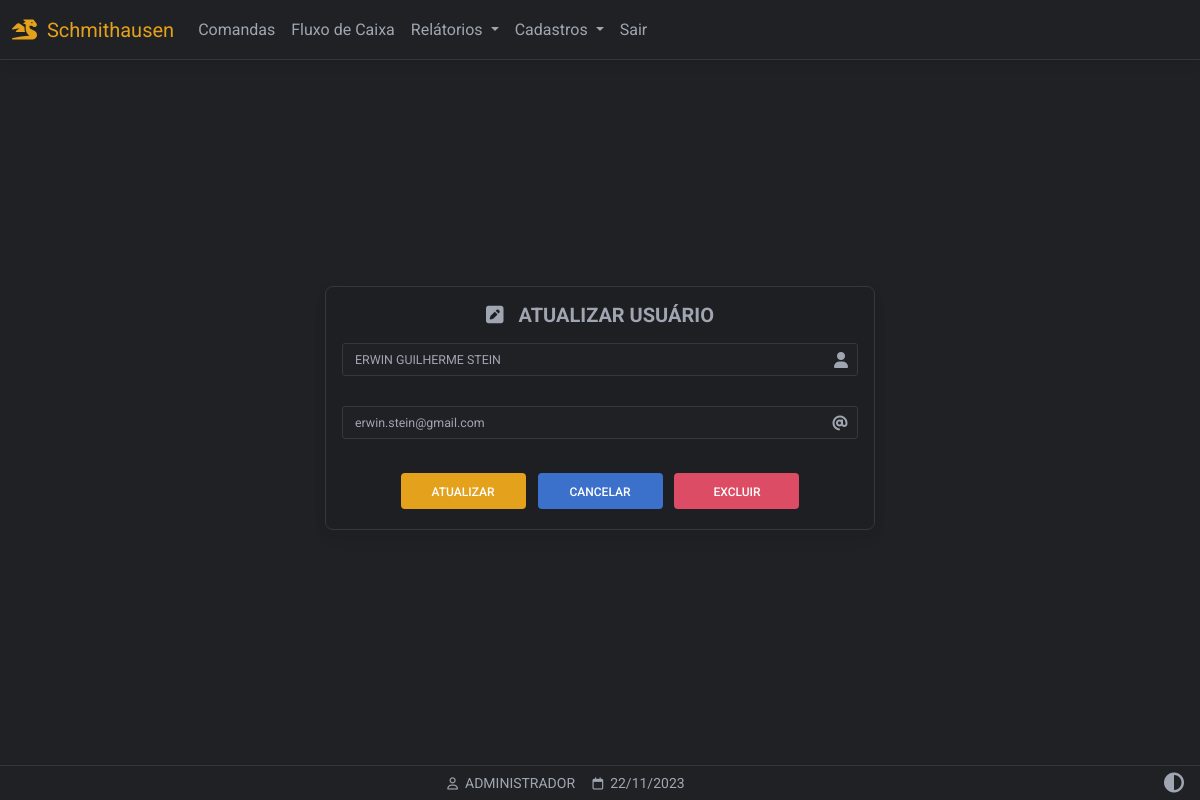
Before: /usuarios_atualizar/2 (signed in) with the older database file.
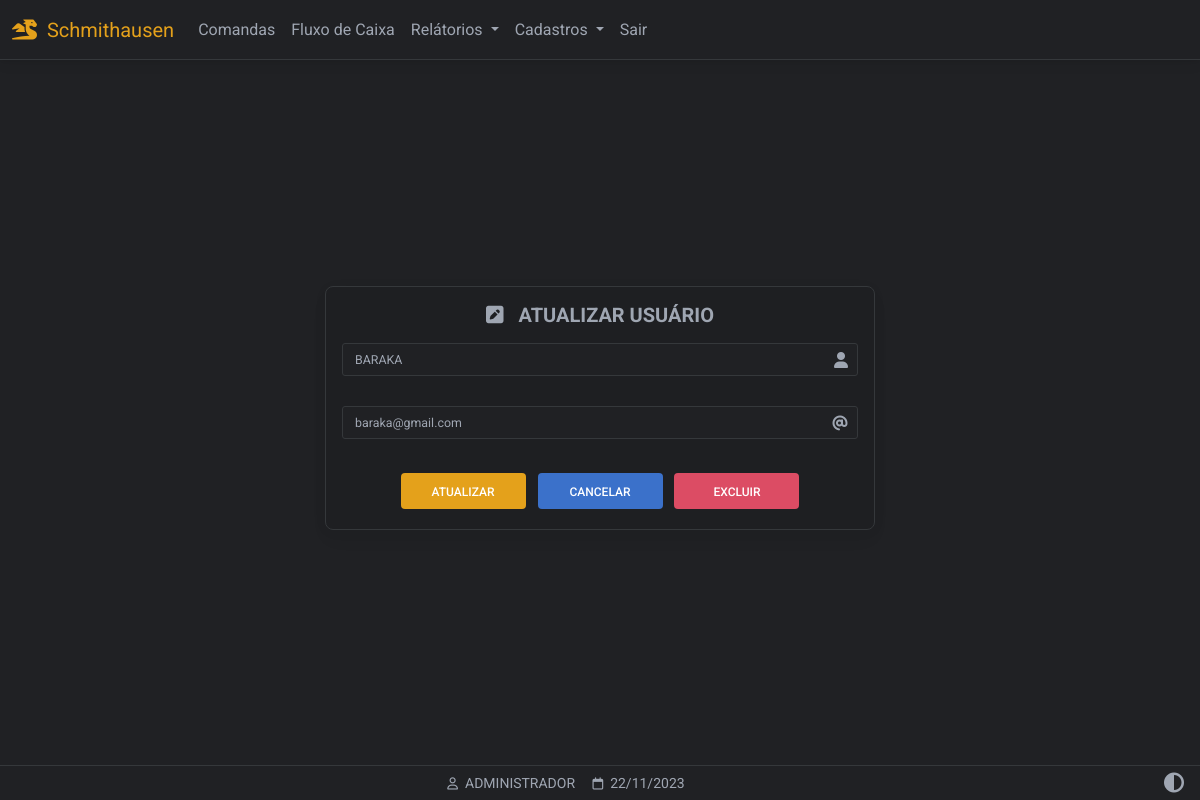
After: the same page with the newer database file.
### website/models.py (models this page shows)
class User(db.Model, UserMixin):
    id = db.Column(db.Integer, primary_key=True)
    email = db.Column(db.String(150), unique=True)
    password = db.Column(db.String(150))
    first_name = db.Column(db.String(150))
    user = db.relationship('Produto',backref='produto')

### website/routes/view_usuarios.py (the view, shortened to what this page needs)
@view_usuarios.route('/usuarios_atualizar/<int:id>', methods=['GET','POST'])
@login_required
def atualizarUsuarios(id):
    form = CadastroUsuario()
    get_users = User.query.get(id)
    if request.method == 'GET':
        if id != 1:
            return render_template('usuarios_atualizar.html',
                user=current_user,
                data=data,
                form=form,
                u=get_users
                )
        else:
            flash('NÃO PODE SER EDITADO!')
            return redirect(url_for('view_usuarios.usuarios'))

### website/forms/forms_usuarios.py
class CadastroUsuario(FlaskForm):
	nome = StringField(
		'Nome',
		validators= [
		DataRequired(message=("Este campo é obrigatório!")),
		Length(min=4, message=("Pelo menos 4 caracteres!"))
		])
	email = EmailField(
		'Email',
		validators = [
		DataRequired(message=('Este campo é obrigatório!')),
		Email(message=('Digite um email válido!')),
		])
	senha = StringField(
		'Senha',
		widget=PasswordInput(hide_value=False),
		validators = [
		DataRequired(message=('Este campo é obrigatório!')),
		Length(min=6, message=('Pelo menos 6 caracteres!')),
		EqualTo('confirmar', message=("Senhas não conferem!"))
		])
	confirmar = StringField(
		'Senha (Confirmar)',
		widget=PasswordInput(hide_value=False),
		validators = [
		DataRequired(message=('Este campo é obrigatório!')),
		Length(min=6, message=('Pelo menos 6 caracteres!'))
		])

### website/templates/usuarios_atualizar.html (shortened to what this page needs)
{% extends "base.html" %}
{% block content %}
{% set nome = u.first_name %}
{% set email = u.email %}
{% set senha = u.password %}
<div class="pt-5 container-fluid background-container-form d-flex align-items-center justify-content-center"
  style="min-height: 100dvh;">
  <form method="POST" class="form-border form-outline form-white card myTheme-900 mt-5 mb-5 p-3 larg-max-form"
    action="/usuarios_atualizar/{{ u.id }}" novalidate>
    <h3 align="center" class="fw-bold mb-1 text-uppercase  mb-3 h5">
      <i class="fa-solid fa-square-pen"></i>&nbsp;&nbsp;&nbsp;ATUALIZAR USUÁRIO
    </h3>
    <div class="form-outline">
      {{ form.nome(class='myInputs form-control-sm', placeholder= form.nome.label.text,
      style='text-transform:uppercase',value=nome, autofocus='true') }}
    </div>
    <div class="form-outline">
      {{ form.email(class='myInputs form-control-sm', placeholder=form.email.label.text, value=email) }}
    </div>
    <div class="text-center">
      <input style="width:125px" type="submit" value="ATUALIZAR" class="btn btn-warning m-1" />
      <a style="width:125px" href="/usuarios" class="btn btn-primary m-1">CANCELAR</a>
      <a style="width:125px" class="btn btn-danger m-1" data-mdb-toggle="modal"
        data-mdb-target="#confirmmodalUsuarios">EXCLUIR</a>
    </div>
  </form>
</div>
{% endblock %}
{% block titlefooter %}
<span>
  &nbsp;{{ user.first_name.split()[0] | upper }}
  <span>
    &nbsp;{{ data.strftime('%d/%m/%Y') }}
  </span>
  {% endblock %}

Changed rows visible on the page:
changed User: email "erwin.stein@gmail.com" → "baraka@gmail.com"
Other visible differences:
form field nome: "ERWIN GUILHERME STEIN" → "baraka"
